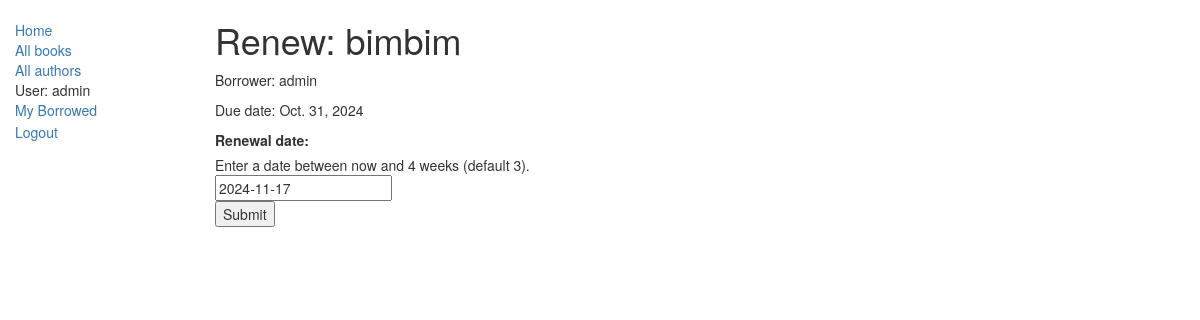
The page /catalog/book/70f573c26a7f4a7db1a95ceeb35b5017/renew/ (signed in) on the database its author committed.
### catalog/models.py (models this page shows, shortened)
class BookInstance(models.Model):
    id = models.UUIDField(primary_key=True, default=uuid.uuid4, help_text="Unique ID for this particular book across whole library")
    book = models.ForeignKey('Book', on_delete=models.SET_NULL, null=True)
    imprint = models.CharField(max_length=200)
    due_back = models.DateField(null=True, blank=True)
    borrower = models.ForeignKey(User, on_delete=models.SET_NULL, null=True, blank=True)
    LOAN_STATUS = (
        ('m', 'Maintenance'),
        ('o', 'On loan'),
        ('a', 'Available'),
        ('r', 'Reserved'),
    )
    status = models.CharField(max_length=1, choices=LOAN_STATUS, blank=True, default='m', help_text='Book availability')
    class Meta:
        ordering = ["due_back"]
        permissions = (("can_mark_returned", "Set book as returned"),)
    @property
    def is_overdue(self):
        if self.due_back and date.today() > self.due_back:
            return True
        return False

class Book(models.Model):
    title = models.CharField(max_length=200)
    author = models.ForeignKey('Author', on_delete=models.SET_NULL, null=True)
    summary = models.TextField(max_length=1000, help_text="Enter a brief description of the book")
    isbn = models.CharField('ISBN',max_length=13, help_text='13 Character <a href="https://www.isbn-international.org/content/what-isbn">ISBN number</a>')
    genre = models.ManyToManyField(Genre, help_text="Select a genre for this book")
    def display_genre(self):
        return ', '.join([genre.name for genre in self.genre.all()[:3]])
    display_genre.short_description = 'Genre'

### catalog/views.py (the view)
# urls.py: re_path(r'^book/(?P<pk>[-\w]+)/renew/$', renew_book_librarian, name='renew-book-librarian'),
@permission_required('catalog.can_mark_returned')
def renew_book_librarian(request, pk):
    book_inst = get_object_or_404(BookInstance, pk=pk)
    if request.method == 'POST':
        form = RenewBookForm(request.POST)
        if form.is_valid():
            book_inst.due_back = form.cleaned_data['renewal_date']
            book_inst.save()
            return HttpResponseRedirect(reverse('all-borrowed') )
    else:
        proposed_renewal_date = datetime.date.today() + datetime.timedelta(weeks=3)
        form = RenewBookForm(initial={'renewal_date': proposed_renewal_date,})
    return render(request, 'catalog/book_renew_librarian.html', {'form': form, 'bookinst':book_inst})

### catalog/forms.py (shortened to what this page needs)
class RenewBookForm(forms.Form):
    renewal_date = forms.DateField(help_text="Enter a date between now and 4 weeks (default 3).")

### catalog/templates/catalog/book_renew_librarian.html (shortened to what this page needs)
{% extends "catalog/base_generic.html" %}
{% block content %}
    <h1>Renew: {{bookinst.book.title}}</h1>
    <p>Borrower: {{bookinst.borrower}}</p>
    <p{% if bookinst.is_overdue %} class="text-danger"{% endif %}>Due date: {{bookinst.due_back}}</p>
    <form action="" method="post">
        <table>
        {{ form }}
        </table>
        <input type="submit" value="Submit" />
    </form>
{% endblock %}

### catalog/templates/catalog/base_generic.html (shortened to what this page needs)
<!doctype html>
<html lang="en">
  <head>
    <link
      rel="stylesheet"
      href="https://maxcdn.bootstrapcdn.com/bootstrap/3.3.7/css/bootstrap.min.css" />
    {% load static %}
    <link rel="stylesheet" href="{% static 'css/styles.css' %}" />
  </head>
  <body>
    <div class="container-fluid">
      <div class="row">
        <div class="col-sm-2">
          {% block sidebar %}
            <ul class="sidebar-nav">
                <li><a href="{% url 'index' %}">Home</a></li>
                <li><a href="{% url 'books' %}">All books</a></li>
                <li><a href="">All authors</a></li>
                {% if user.is_authenticated %}
                    <li>User: {{ user.get_username }}</li>
                    <li><a href="{% url 'my-borrowed' %}">My Borrowed</a></li>
                    <li>
                        <form method="post" action="{% url 'logout' %}?next={{ request.path }}">
                            <button type="submit" class="btn btn-link" style="padding: 0; border: none; background: none;">
                                Logout
                            </button>
                        </form>
                    </li>
                {% else %}
                    <li><a href="{% url 'login' %}?next={{ request.path }}">Login</a></li>
                {% endif %}
            </ul>
          {% endblock %}
        </div>
        <div class="col-sm-10 ">{% block content %}{% endblock %}</div>
      </div>
    </div>
  </body>
</html>

### catalog/static/css/styles.css (style rules this page uses)
.sidebar-nav { margin-top: 20px; padding: 0; list-style: none; }

### rows shown on the page
BookInstance: book "bimbim", borrower "admin", due_back "Oct. 31, 2024"

### other values the page prints
{{ user.get_username }} "admin"
